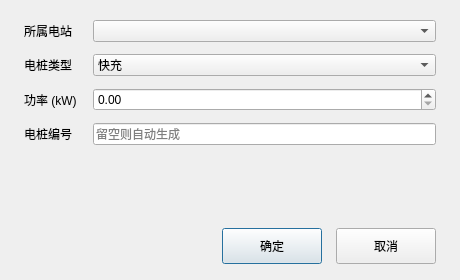
<?xml version="1.0" encoding="UTF-8"?>
<ui version="4.0">
 <class>PileAddDialog</class>
 <widget class="QDialog" name="PileAddDialog">
  <property name="geometry">
   <rect>
    <x>0</x>
    <y>0</y>
    <width>460</width>
    <height>280</height>
   </rect>
  </property>
  <property name="windowTitle">
   <string>新增电桩</string>
  </property>
  <layout class="QVBoxLayout" name="verticalLayout">
   <property name="leftMargin">
    <number>24</number>
   </property>
   <property name="topMargin">
    <number>20</number>
   </property>
   <property name="rightMargin">
    <number>24</number>
   </property>
   <property name="bottomMargin">
    <number>16</number>
   </property>
   <property name="spacing">
    <number>14</number>
   </property>
   <item>
    <layout class="QFormLayout" name="formLayout">
     <property name="horizontalSpacing">
      <number>16</number>
     </property>
     <property name="verticalSpacing">
      <number>12</number>
     </property>
     <item row="0" column="0">
      <widget class="QLabel" name="lblStation">
       <property name="text">
        <string>所属电站</string>
       </property>
      </widget>
     </item>
     <item row="0" column="1">
      <widget class="QComboBox" name="comboStation"/>
     </item>
     <item row="1" column="0">
      <widget class="QLabel" name="lblType">
       <property name="text">
        <string>电桩类型</string>
       </property>
      </widget>
     </item>
     <item row="1" column="1">
      <widget class="QComboBox" name="cboxType">
       <item>
        <property name="text">
         <string>快充</string>
        </property>
       </item>
       <item>
        <property name="text">
         <string>慢充</string>
        </property>
       </item>
      </widget>
     </item>
     <item row="2" column="0">
      <widget class="QLabel" name="lblPower">
       <property name="text">
        <string>功率 (kW)</string>
       </property>
      </widget>
     </item>
     <item row="2" column="1">
      <widget class="QDoubleSpinBox" name="spinPower"/>
     </item>
     <item row="3" column="0">
      <widget class="QLabel" name="lblPileNo">
       <property name="text">
        <string>电桩编号</string>
       </property>
      </widget>
     </item>
     <item row="3" column="1">
      <widget class="QLineEdit" name="editPileNo">
       <property name="placeholderText">
        <string>留空则自动生成</string>
       </property>
      </widget>
     </item>
    </layout>
   </item>
   <item>
    <layout class="QHBoxLayout" name="horizontalLayout">
     <item>
      <spacer name="horizontalSpacer">
       <property name="orientation">
        <enum>Qt::Horizontal</enum>
       </property>
       <property name="sizeHint" stdset="0">
        <size>
         <width>40</width>
         <height>20</height>
        </size>
       </property>
      </spacer>
     </item>
     <item>
      <widget class="QPushButton" name="btnOk">
       <property name="minimumSize">
        <size>
         <width>100</width>
         <height>36</height>
        </size>
       </property>
       <property name="text">
        <string>确定</string>
       </property>
      </widget>
     </item>
     <item>
      <widget class="QPushButton" name="btnCancel">
       <property name="minimumSize">
        <size>
         <width>100</width>
         <height>36</height>
        </size>
       </property>
       <property name="text">
        <string>取消</string>
       </property>
      </widget>
     </item>
    </layout>
   </item>
  </layout>
 </widget>
 <resources/>
 <connections/>
</ui>
